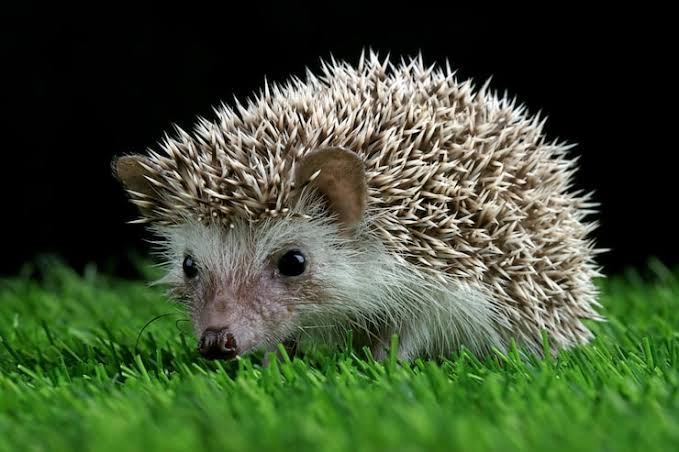
#> input picture images/source_photo.jpeg, 679 x 452 px
$ python -i adaptive_median_cv.py   (imports and definitions only)
#> lines starting #> are read from the running program, lines starting #| are printed output that depends on the picture; after the words box and inside, x2 and y2 are one past the last pixel; in counts of white or black regions, pixels touching at a corner belong together
#> further down, picture is the input picture: shape (452, 679, 3); mean B, G, R 49.8, 79, 63.3
import cv2
import numpy as np


def adaptive_median_cv(img: np.ndarray, max_size: int = 7) -> np.ndarray:
#> called with max_size = 7
    img = img.astype(np.uint8)
    out = img.copy()
    pending = np.ones(img.shape, dtype=bool)
    zmed = img

    for size in range(3, max_size + 1, 2):
        k = np.ones((size, size), np.uint8)
        zmin = cv2.erode(img, k, borderType=cv2.BORDER_REPLICATE)
        zmax = cv2.dilate(img, k, borderType=cv2.BORDER_REPLICATE)
        zmed = cv2.medianBlur(img, size)

        stage_a = (zmin < zmed) & (zmed < zmax)

        center_ok = (zmin < img) & (img < zmax)

        done = pending & stage_a
        out[done] = np.where(center_ok, img, zmed)[done]
        pending &= ~stage_a
#> this loop made 3 passes
#> pass 1, in adaptive_median_cv, `zmin = cv2.erode(img, k, borderType=cv2.BORDER_REPLICATE)`:
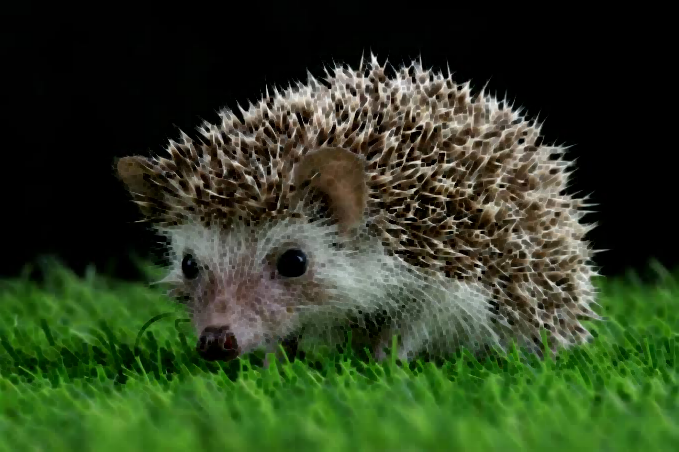
#> zmin: shape (452, 679, 3); mean B, G, R 33.1, 61.7, 46.2
#> pass 1, in adaptive_median_cv, `zmax = cv2.dilate(img, k, borderType=cv2.BORDER_REPLICATE)`:
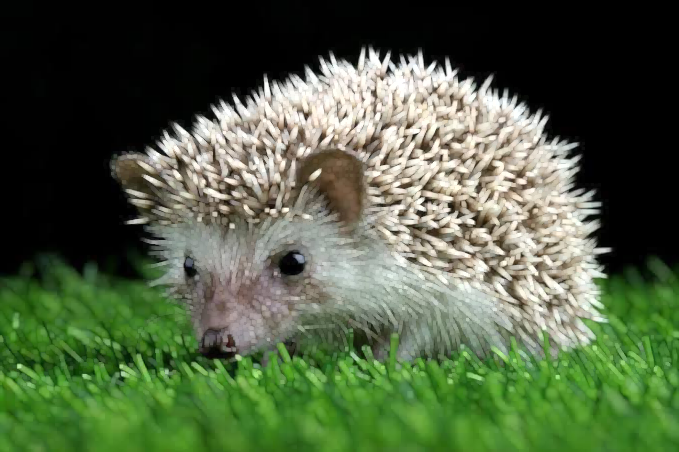
#> zmax: shape (452, 679, 3); mean B, G, R 66.6, 96, 80
#> pass 1, in adaptive_median_cv, `stage_a = (zmin < zmed) & (zmed < zmax)`:
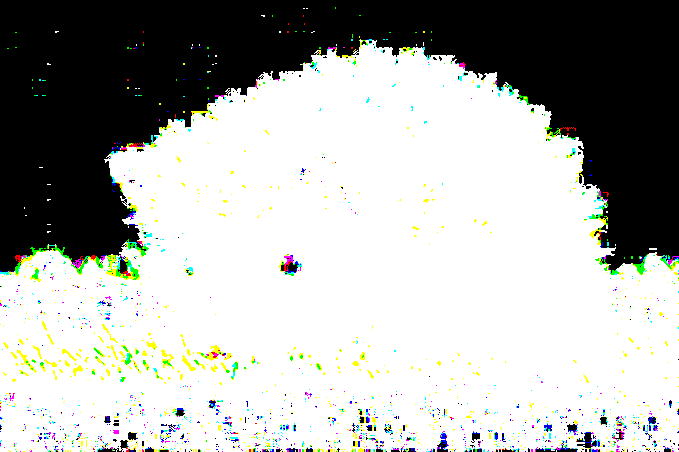
#> stage_a: shape (452, 679, 3) bool; mean B, G, R 0.667, 0.68, 0.674
#> after the loop:
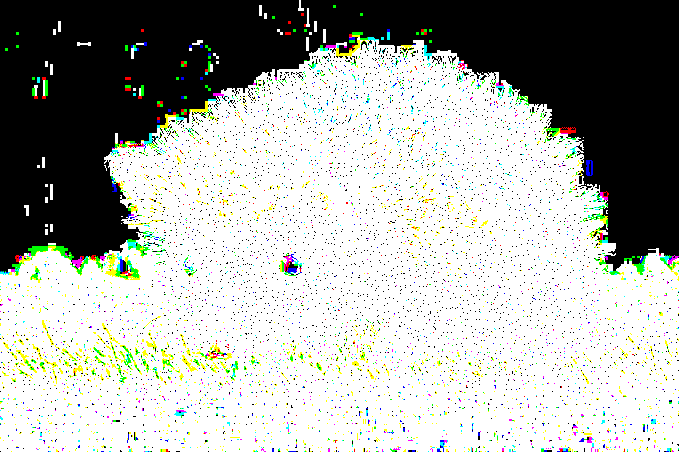
#> center_ok: shape (452, 679, 3) bool; mean B, G, R 0.66, 0.682, 0.672
#> after the loop:
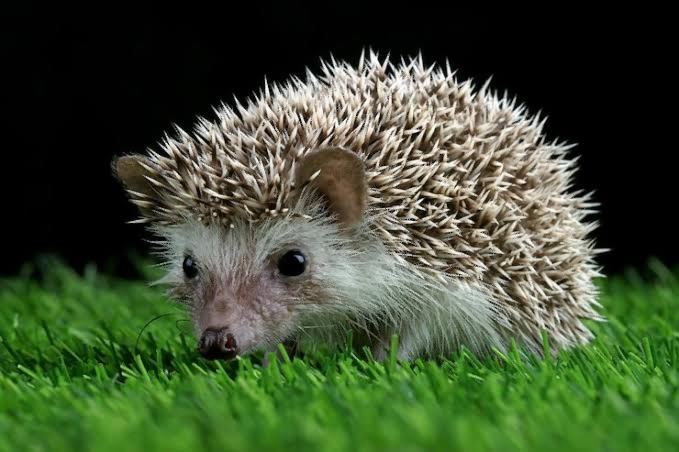
#> out: shape (452, 679, 3); 11.44% of pixels changed, all inside (x1, y1, x2, y2) = (0, 0, 679, 452)
#> after the loop:
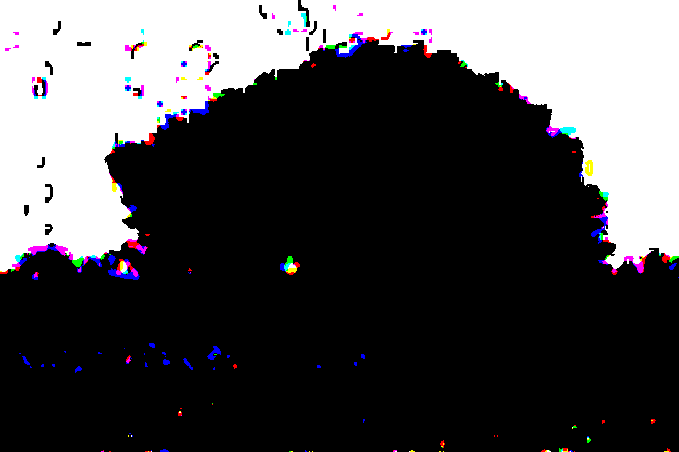
#> pending: shape (452, 679, 3) bool; mean B, G, R 0.302, 0.295, 0.299

    out[pending] = zmed[pending]
#> out: shape (452, 679, 3); 0.72% of pixels changed, all inside (x1, y1, x2, y2) = (1, 0, 676, 452)
    return out

>>> import cv2
>>> picture = cv2.imread('images/source_photo.jpeg')
>>> result = adaptive_median_cv(picture)
